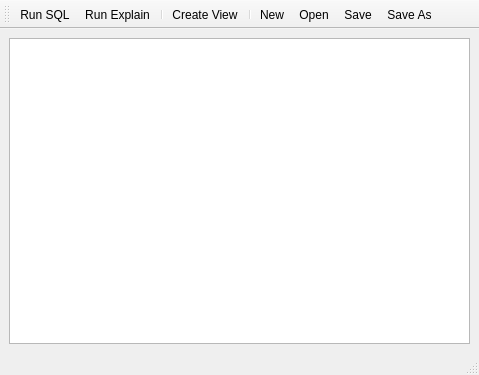
<ui version="4.0" >
 <class>SqlEditor</class>
 <widget class="QMainWindow" name="SqlEditor" >
  <property name="geometry" >
   <rect>
    <x>0</x>
    <y>0</y>
    <width>479</width>
    <height>375</height>
   </rect>
  </property>
  <property name="windowTitle" >
   <string>SqlEditor</string>
  </property>
  <widget class="QWidget" name="centralwidget" >
   <layout class="QGridLayout" >
    <property name="margin" >
     <number>9</number>
    </property>
    <property name="spacing" >
     <number>6</number>
    </property>
    <item row="0" column="1" >
     <widget class="SqlEditorWidget" name="sqlTextEdit" >
      <property name="minimumSize" >
       <size>
        <width>0</width>
        <height>100</height>
       </size>
      </property>
      <property name="lineWrapMode" >
       <enum>QTextEdit::NoWrap</enum>
      </property>
     </widget>
    </item>
   </layout>
  </widget>
  <widget class="QToolBar" name="toolBar" >
   <property name="orientation" >
    <enum>Qt::Horizontal</enum>
   </property>
   <attribute name="toolBarArea" >
    <number>4</number>
   </attribute>
   <addaction name="action_Run_SQL" />
   <addaction name="actionRun_Explain" />
   <addaction name="separator" />
   <addaction name="actionCreateView" />
   <addaction name="separator" />
   <addaction name="action_New" />
   <addaction name="action_Open" />
   <addaction name="action_Save" />
   <addaction name="actionSave_As" />
  </widget>
  <widget class="QStatusBar" name="statusBar" />
  <action name="action_Run_SQL" >
   <property name="text" >
    <string>&amp;Run SQL</string>
   </property>
   <property name="toolTip" >
    <string>Run SQL (F9)</string>
   </property>
   <property name="shortcut" >
    <string>F9</string>
   </property>
  </action>
  <action name="actionRun_Explain" >
   <property name="text" >
    <string>Run &amp;Explain</string>
   </property>
   <property name="toolTip" >
    <string>Run Explain (F6)</string>
   </property>
   <property name="shortcut" >
    <string>F6</string>
   </property>
  </action>
  <action name="action_Open" >
   <property name="text" >
    <string>&amp;Open...</string>
   </property>
   <property name="shortcut" >
    <string>Ctrl+O</string>
   </property>
  </action>
  <action name="action_Save" >
   <property name="text" >
    <string>&amp;Save</string>
   </property>
   <property name="toolTip" >
    <string>Save (Ctrl+S)</string>
   </property>
   <property name="shortcut" >
    <string>Ctrl+S</string>
   </property>
  </action>
  <action name="action_New" >
   <property name="text" >
    <string>&amp;New</string>
   </property>
   <property name="shortcut" >
    <string>Ctrl+N</string>
   </property>
  </action>
  <action name="actionSave_As" >
   <property name="text" >
    <string>Save &amp;As...</string>
   </property>
  </action>
  <action name="actionCreateView" >
   <property name="text" >
    <string>Create View</string>
   </property>
   <property name="toolTip" >
    <string>Create view from the current select statement</string>
   </property>
  </action>
 </widget>
 <customwidgets>
  <customwidget>
   <class>SqlEditorWidget</class>
   <extends>QTextEdit</extends>
   <header>sqleditorwidget.h</header>
  </customwidget>
 </customwidgets>
 <resources/>
 <connections/>
</ui>
